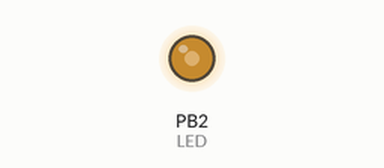
Bench run of a program on a simulated ATmega328P, built with avr-gcc and emulated at 16 MHz. On the bench: output pins drawn as LEDs (lit = HIGH).

Above: at 0.1 s.
Timing chart, 0 to 1.6 s (numbered marks = the images above):
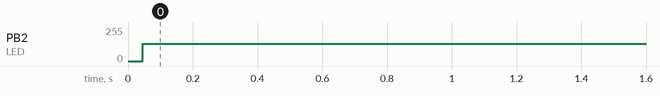

Measured:
- by itself, PB2 (LED): 0/255 → 129/255 at 0.04 s

The program:

main.c
```c
/*
 * p6_e1.c
 *
 * Created: 26/04/2021 9:50:06
 * Author : DCE
 */

#define F_CPU 16000000L

#include <avr/io.h>
#include <avr/interrupt.h>
#include <util/delay.h>

#include "TIMER0.h"
#include "LED.h"

#define LED 2

void init_led_ports();


ISR(TIMER0_OVF_vect){
	led_blink(LED);
	set_TIMER0_value(241);
}

int main(void)
{
    /* Replace with your application code */
	init_TIMER0_INT();
	init_TIMER0_prescaler(1024);
	set_TIMER0_value(241);
	init_led_ports();
	sei();
    while (1)
    {
    }
}


void init_led_ports()
{
	DDRB |=(1<<LED);
}
```

LED.c
```c
#include "LED.h"


void led_on( uint8_t pin)
{
	PORTB |= (1<<pin);
}

void led_off( uint8_t pin)
{
	PORTB &= ~(1<<pin);
}

void led_blink(uint8_t pin)
{
	PORTB ^= (1<<pin);
}
```

LED.h
```c
#include <avr/io.h>

#ifndef LED_H
#define LED_H

void led_on(uint8_t pin);

void led_off(uint8_t pin);

void led_blink(uint8_t pin);

#endif
```

TIMER0.c
```c
/*
 * TIMER0.c
 *
 * Created: 26/04/2021 9:55:20
 *  Author: DCE
 */

#include <avr/io.h>

#include "TIMER0.h"

void init_TIMER0_INT()
{
	TIMSK0 |= (1<<TOIE0);
}

void init_TIMER0_polling()
{
	TCCR0B |= (1<<CS00);
	TCNT0 = 0;
}

void init_TIMER0_prescaler(uint16_t prescaler)
{
	switch(prescaler)
	{
		case 0:
		TCCR0B|=(1<<CS00);
		break;
		case 8:
		TCCR0B|=(1<<CS01);
		break;
		case 64:
		TCCR0B|=(1<<CS01)|(1<<CS00);
		break;
		case 256:
		TCCR0B|=(1<<CS02);
		break;
		case 1024:
		TCCR0B|=(1<<CS02)|(1<<CS00);
		break;
		default:
		break;
	}

}


void set_TIMER0_value(uint8_t value)
{
	TCNT0=value;
}
```

TIMER0.h
```c
/*
 * TIMER0.h
 *
 * Created: 26/04/2021 9:51:05
 *  Author: DCE
 */

#ifndef TIMER0_H
#define TIMER0_H

void init_TIMER0_INT();

void init_TIMER0_polling();

void init_TIMER0_prescaler();

void set_TIMER0_value(uint8_t value);

#endif //TIMER0_H
```
